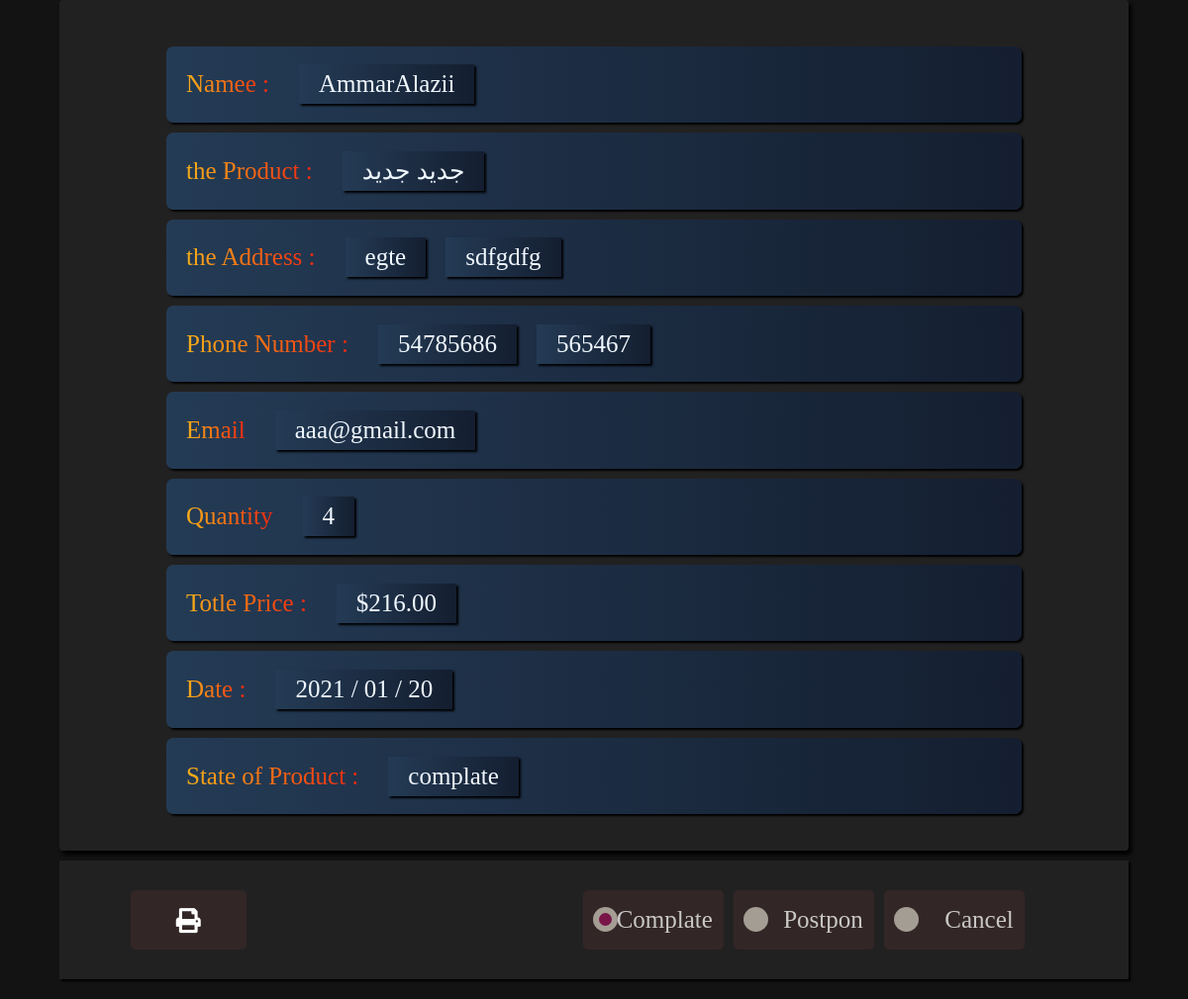
The page /7/ (signed in) on the database as committed earlier.
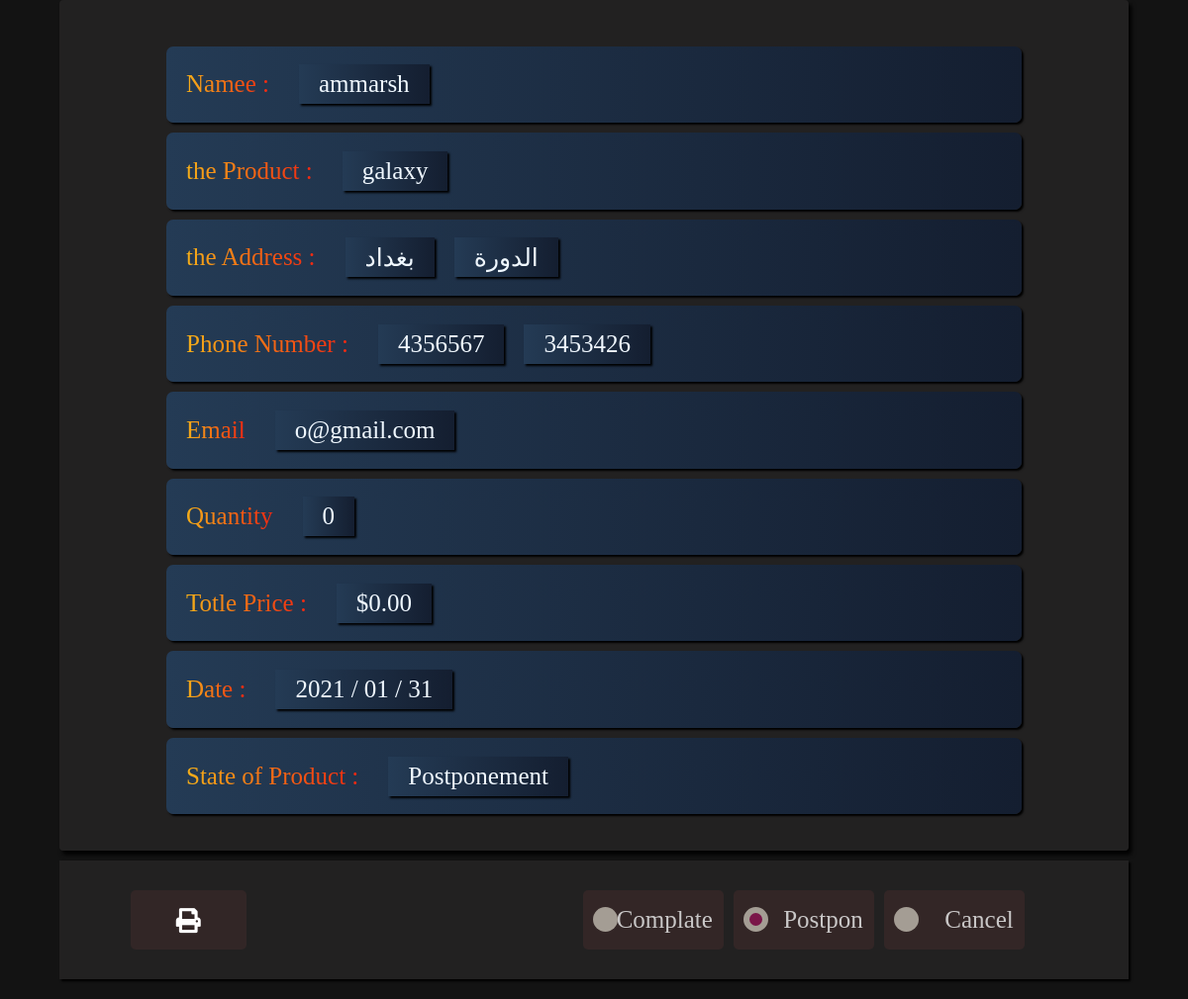
The same page on the database as committed later.
### products/models.py (models this page shows, shortened)
class OrderItem(models.Model):
    product=models.ForeignKey(Product,on_delete=models.CASCADE)
    customer=models.ForeignKey(User,on_delete=models.CASCADE)
    quantity=models.IntegerField(default=0)
    date_add=models.DateTimeField(default=datetime.datetime.now)
    address=models.ForeignKey('Address',on_delete=models.CASCADE,null=True,blank=True)
    complate=models.CharField(null=True,blank=True, max_length=20)
    def totleprice(self):
        if self.product.PRDDiscount:
            totle=self.quantity * self.product.PRDDiscount
        else:
            totle=self.quantity * self.product.PRDPrice
        return totle

class Product(models.Model):
    PRDName=models.CharField(max_length=300,verbose_name="name of product")
    PRDName_ar=models.CharField(max_length=300,verbose_name="name of product in arabic")
    PRDPrice=models.DecimalField(default=0 , max_digits=5, decimal_places=2,verbose_name="The price in arabic")
    PRDPrice_ar=models.DecimalField(default=0 , max_digits=5, decimal_places=2,verbose_name="The price")
    PRDDiscription=models.TextField(verbose_name="Discribtion of product")
    PRDDiscription_ar=models.TextField(verbose_name="Discribtion of product in arabic")
    PRDIamge=models.ImageField(default='/none.jpeg',upload_to='media')
    CHOICES_TYPE=(('Carpets and meridians','Carpets and meridians'),('the games','the games'),('Electrical','Electrical'),('Mobile phones','Mobile phones'))
    CHOICES_TYPE_ar=(('سجادات و زوالي','سجادات و زوالي'),('الالعاب','الالعاب'),('الكهربائيات','الكهربائيات'),('الهواتف المحمولة','الهواتف المحمولة'))
    PRDType=models.CharField(max_length=90,choices=CHOICES_TYPE,verbose_name="Type of product")
    PRDType_ar=models.CharField(max_length=90,choices=CHOICES_TYPE_ar,verbose_name="Type of product in arabic")
    CHOICES_STATE=(('new','new'),('old','old'))
    CHOICES_STATE_ar=(('جديد','جديد'),('قديم','قديم'))
    PRDSate=models.CharField(choices=CHOICES_STATE,max_length=20,verbose_name="state of product ")
    PRDSate_ar=models.CharField(choices= CHOICES_STATE_ar,max_length=20 ,verbose_name="state of product in arabic")
    PRDDiscount=models.DecimalField(blank=True,null=True ,default=0 , max_digits=5, decimal_places=2,verbose_name="The Discount")
    PRDDiscount_ar=models.DecimalField(blank=True,null=True,default=0 , max_digits=5, decimal_places=2,verbose_name="The Discount in arabic")
    PRDSlug=models.SlugField(blank=True,null=True)
    def __str__(self):
        return str(self.PRDName)

class Address(models.Model):
    user=models.ForeignKey(User,on_delete=models.CASCADE)
    covernorate=models.CharField(default='بغداد',max_length=30)
    state=models.CharField(max_length=100)
    phone_number1=models.CharField(max_length=11)
    phone_number2=models.CharField(max_length=11)
    email=models.EmailField(blank=True ,null=True)
    date_add=models.DateTimeField(default=datetime.datetime.now)

### project/view.py (the view)
# urls.py: path('<int:id>/',detail,name='detaill'),
def detail(request ,id):
    if request.user.is_authenticated and request.user.username == 'Social':
        order=OrderItem.objects.get(id=id)
        return render(request,'home_template/detail.html',{'obj':order})
    else: return redirect('login')

### products/context_processor.py (called while the page is built)
def allorders(request):
    count=0
    if request.user.is_authenticated:
        obj=OrderItem.objects.filter(customer=request.user)
        for i in obj:
            count +=i.quantity
    return{'all':count}

def everyorder(request):
    obj=0
    countCa=0
    countCo=0
    countPo=0
    if request.user.is_authenticated:
        obj2=OrderItem.objects.all()
        for fillter in obj2:
            if fillter.address :
                if fillter.complate :
                    obj+=1
                if fillter.complate == 'complate':
                    countCo+=1
                elif fillter.complate == 'Cancel':
                    countCa+=1
                elif fillter.complate =='Postponement':
                    countPo+=1
    return{'everyorder':obj ,'countPo':countPo,'countCo':countCo,'countCa':countCa}

### template/home_template/detail.html (shortened to what this page needs)
{% load static %}
<!DOCTYPE html>
<html lang="en">
<head>
    <link rel="stylesheet" href="{% static 'css/detail.css' %}">
    <link rel="stylesheet" href="{% static 'css/mobile_detail.css' %}">
    <link rel="stylesheet" href="{% static 'css/deatail_options.css' %}">
    <link rel="stylesheet" href="https://pro.fontawesome.com/releases/v5.10.0/css/all.css"/>
</head>
<body>
    {% if request.user.is_authenticated and request.user.username == 'Social' %}
    <div class="alldetail" id="alldetail" >
        <div class="cover" id="cover">
        <div class="name_user"><label for="">Namee :</label><div>
            {% if obj.customer.firs_name and obj.customer.last_name %}
            {{obj.customer.firs_name}} &ThinSpace;{{obj.customer.last_name}}
            {% else %}
        {{obj.customer}}
        {% endif %}
        </div>
        </div>
          <div class="name_product"><label for="">the Product :</label><div>{{obj.product}}</div></div>
            <div class="name_address">
                <label for=""> the Address :</label> <div>{{obj.address.covernorate}}</div>
                 <div>{{obj.address.state}}</div>
            </div>
            <div class="phone_number">
                <label for="">Phone Number :</label>
                <div>{{obj.address.phone_number1}}</div>
                <div>{{obj.address.phone_number2}}</div>
            </div>
            <div class="qunatity_detail">
                <label for="">Email</label>
                <div>{{obj.address.email}}</div>
            </div>
            <div class="qunatity_detail">
                <label for="">Quantity</label>
                <div>{{obj.quantity}}</div>
            </div>
            <div class="total_price">
                <label for="">Totle Price :</label>
                <div>${{obj.totleprice}}</div>
            </div>
        <div class="state_product">
            <label for="">Date :</label>
            <div>{{obj.date_add|date:'Y / m / d'}}</div>
        </div>
        <div class="state_product">
            <label for="">State of Product :</label>
            <div>
            {{obj.complate}}
            </div>
        </div>
        </div>
    </div>
    <div class="complate">
        <div class="print_detail"  id="print_detail">
        {% if obj.complate == 'complate' %}
           <p style="cursor: pointer;"><i class="fas fa-print"></i></p>
           {% else %}
           <p class="notallow"><i class="fas fa-print"></i></p>
        {% endif %}
        </div>
        <form action=""  class="form_state"  method="POST" >
            <div class="cancel">
                {% if obj.complate == 'Cancellation' %}
             <input class="cancell checkmark" type="radio" data-customer={{obj.customer}} data-product={{obj.product.PRDSlug}} >&ThinSpace; Cancel
             {% else %}
             <input class="cancell" type="radio" data-customer={{obj.customer}} data-product={{obj.product.PRDSlug}} >&ThinSpace; Cancel
             {% endif %}
            </div>
            <div class="Postponement">
                {% if obj.complate == 'Postponement' %}
                <input  class="Postponementt checkmark" type="radio" data-customer={{obj.customer}} data-product={{obj.product.PRDSlug}}>&ThinSpace; Postpon
                {% else %}
                <input  class="Postponementt" type="radio" data-customer={{obj.customer}} data-product={{obj.product.PRDSlug}}>&ThinSpace; Postpon
                {% endif %}
            </div>
            <div class="complat">
                {% if obj.complate == 'complate' %}
                <input class="complatt checkmark" type="radio" data-customer={{obj.customer}} data-product={{obj.product.PRDSlug}}>&ThinSpace; Complate
                {% else %}
                <input class="complatt" type="radio" data-customer={{obj.customer}} data-product={{obj.product.PRDSlug}}>&ThinSpace; Complate
                {% endif %}
            </div>
        </form>
    </div>
    {% endif %}
</body>
</html>

### static/css/detail.css (style rules this page uses)
* { box-sizing: border-box; margin: 0; padding: 0; border: none; outline: none; }
body { background-color: #131313; }
.alldetail { width: 90%; margin: 20px; color: aliceblue; height: 860px; display: flex; align-items: center; justify-content: center; box-shadow:3px 4px 4px #000; border-radius: 4px; }
.cover { width: 100%; height: 100%; background-color: rgb(34, 33, 33); border-radius: 4px; display: flex; flex-direction: column; align-items: center; justify-content: center; }
.cover>div { width: 80%; height: 9%; background: #141E30; background: -webkit-linear-gradient(to right, #243B55, #141E30); background: linear-gradient(to right, #243B55, #141E30); display: flex; align-items: center; padding-left: 20px; border-radius: 7px; box-shadow: 2px 2px 2px #000; font-size: 25px; margin-top: 10px; }
.name_user label ,.name_product label ,.name_address label ,.phone_number label ,.qunatity_detail label ,.total_price label,.state_product label { margin-right: 20px; background: #f12711; background: -webkit-linear-gradient(to right, #f5af19, #f12711); background: linear-gradient(to right, #f5af19, #f12711); -webkit-background-clip: text; -webkit-text-fill-color: transparent; }
.name_address>div,.name_user>div ,.name_product>div,.phone_number>div,.qunatity_detail>div,.total_price>div,.state_product>div { margin: 10px; background: #141E30; background: -webkit-linear-gradient(to right, #243B55, #141E30); background: linear-gradient(to right, #243B55, #141E30); box-shadow: 2px 2px 2px #000; padding: 20px; height: 30px; display: flex; align-items: center; justify-content: center; }

### static/css/deatail_options.css (style rules this page uses)
.alldetail { margin: auto; }
.complate { background: #222121; margin: auto; width: 90%; margin-top: 10px; height: 120px; margin-bottom: 20px; display: flex; align-items: center; justify-content: space-between; box-shadow: 2px 2px 2px #000; perspective: 600px; }
.form_state { width: 70%; height: 100%; display: flex; align-items: center; padding: 10px; direction: rtl; margin-right: 90px; }
.cancel,.complat,.Postponement { height: 60%; background-color: rgb(51, 38, 38); margin: 5px; display: flex; align-items: center; padding-left: 4%; border-radius: 5px; user-select: none; -webkit-user-select: none; -moz-user-select: none; -ms-user-select: none; font-size: 25px; position: relative; z-index: 1; width: 20%; color: #c9c7c7; text-align: center; }
.cancell,.Postponementt,.complatt { -webkit-appearance: none; -moz-appearance: none; -ms-appearance: none; appearance: none; background-color: #a49d94; width: 25px; height: 25px; position: absolute; top: 29%; left: 7%; border-radius: 40px; }
.Postponementt.checkmark { border: 6px solid #a49d94; background-color: rgb(122 21 72); padding: 0px; }
.print_detail { width: 25%; height: 100%; display: flex; align-items: center; justify-content: center; }
.print_detail p { width: 45%; height: 50%; background: #322626; margin: 10px; color: #fff; display: flex; align-items: center; justify-content: center; font-size: 25px; border-radius: 5px; }
.notallow { cursor: not-allowed; }

Rows that differ between the two databases and show on the page:
changed OrderItem: customer "AmmarAlazii" → "ammarsh"; product "جديد جديد" → "galaxy"; address.covernorate "egte" → "بغداد"; address.state "sdfgdfg" → "الدورة"; address.phone_number1 "54785686" → "4356567"; address.phone_number2 "565467" → "3453426"; address.email "aaa@gmail.com" → "o@gmail.com"; quantity "4" → "0"; totleprice "216.00" → "0.00"; date_add "2021 / 01 / 20" → "2021 / 01 / 31"; complate "complate" → "Postponement"
Other text that changed with them:
form field customer: (not shown) → "☐"
form field customer: "☐" → (not shown)
